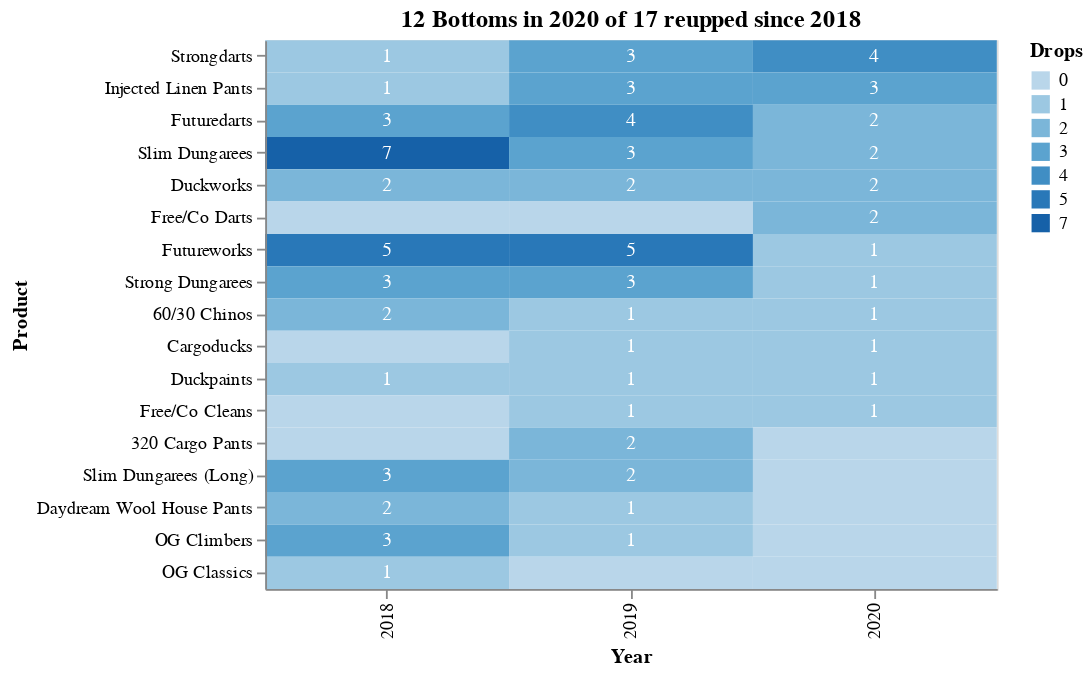

The notebook cell this image was saved under:
### Code cell
bottoms_df = reups_df.loc[('Bottom', 'Pants'), 2018:2020].dropna(axis=0, how='all')
title_bottoms = "{} Bottoms in 2020 of {} reupped since 2018".format(len(bottoms_df.loc[:,2020].dropna()), len(bottoms_df))
plots.drop_chart(bottoms_df.sort_values(list(range(2020, 2018, -1)), ascending=False)).properties(title=title_bottoms)

### Figure 1 — Vega-Lite specification as saved in the notebook (floating-point values rounded to 4 significant figures)
{"$schema": "https://vega.github.io/schema/vega-lite/v3.4.0.json", "config": {"mark": {"tooltip": null}, "view": {"height": 300, "width": 400}}, "data": {"name": "data-5cf3c6de64ad698d8fc326d112bec90a"}, "datasets": {"data-5cf3c6de64ad698d8fc326d112bec90a": [{"Drops": 1, "Product": "Strongdarts", "Year": 2018, "Year Drop Total": 34, "Year Product Count": 13}, {"Drops": 1, "Product": "Injected Linen Pants", "Year": 2018, "Year Drop Total": 34, "Year Product Count": 13}, {"Drops": 3, "Product": "Futuredarts", "Year": 2018, "Year Drop Total": 34, "Year Product Count": 13}, {"Drops": 7, "Product": "Slim Dungarees", "Year": 2018, "Year Drop Total": 34, "Year Product Count": 13}, {"Drops": 2, "Product": "Duckworks", "Year": 2018, "Year Drop Total": 34, "Year Product Count": 13}, {"Drops": 0, "Product": "Free/Co Darts", "Year": 2018, "Year Drop Total": 34, "Year Product Count": 13}, {"Drops": 5, "Product": "Futureworks", "Year": 2018, "Year Drop Total": 34, "Year Product Count": 13}, {"Drops": 3, "Product": "Strong Dungarees", "Year": 2018, "Year Drop Total": 34, "Year Product Count": 13}, {"Drops": 2, "Product": "60/30 Chinos", "Year": 2018, "Year Drop Total": 34, "Year Product Count": 13}, {"Drops": 0, "Product": "Cargoducks", "Year": 2018, "Year Drop Total": 34, "Year Product Count": 13}, {"Drops": 1, "Product": "Duckpaints", "Year": 2018, "Year Drop Total": 34, "Year Product Count": 13}, {"Drops": 0, "Product": "Free/Co Cleans", "Year": 2018, "Year Drop Total": 34, "Year Product Count": 13}, {"Drops": 0, "Product": "320 Cargo Pants", "Year": 2018, "Year Drop Total": 34, "Year Product Count": 13}, {"Drops": 3, "Product": "Slim Dungarees (Long)", "Year": 2018, "Year Drop Total": 34, "Year Product Count": 13}, {"Drops": 2, "Product": "Daydream Wool House Pants", "Year": 2018, "Year Drop Total": 34, "Year Product Count": 13}, {"Drops": 3, "Product": "OG Climbers", "Year": 2018, "Year Drop Total": 34, "Year Product Count": 13}, {"Drops": 1, "Product": "OG Classics", "Year": 2018, "Year Drop Total": 34, "Year Product Count": 13}, {"Drops": 3, "Product": "Strongdarts", "Year": 2019, "Year Drop Total": 33, "Year Product Count": 15}, {"Drops": 3, "Product": "Injected Linen Pants", "Year": 2019, "Year Drop Total": 33, "Year Product Count": 15}, {"Drops": 4, "Product": "Futuredarts", "Year": 2019, "Year Drop Total": 33, "Year Product Count": 15}, {"Drops": 3, "Product": "Slim Dungarees", "Year": 2019, "Year Drop Total": 33, "Year Product Count": 15}, {"Drops": 2, "Product": "Duckworks", "Year": 2019, "Year Drop Total": 33, "Year Product Count": 15}, {"Drops": 0, "Product": "Free/Co Darts", "Year": 2019, "Year Drop Total": 33, "Year Product Count": 15}, {"Drops": 5, "Product": "Futureworks", "Year": 2019, "Year Drop Total": 33, "Year Product Count": 15}, {"Drops": 3, "Product": "Strong Dungarees", "Year": 2019, "Year Drop Total": 33, "Year Product Count": 15}, {"Drops": 1, "Product": "60/30 Chinos", "Year": 2019, "Year Drop Total": 33, "Year Product Count": 15}, {"Drops": 1, "Product": "Cargoducks", "Year": 2019, "Year Drop Total": 33, "Year Product Count": 15}, {"Drops": 1, "Product": "Duckpaints", "Year": 2019, "Year Drop Total": 33, "Year Product Count": 15}, {"Drops": 1, "Product": "Free/Co Cleans", "Year": 2019, "Year Drop Total": 33, "Year Product Count": 15}, {"Drops": 2, "Product": "320 Cargo Pants", "Year": 2019, "Year Drop Total": 33, "Year Product Count": 15}, {"Drops": 2, "Product": "Slim Dungarees (Long)", "Year": 2019, "Year Drop Total": 33, "Year Product Count": 15}, {"Drops": 1, "Product": "Daydream Wool House Pants", "Year": 2019, "Year Drop Total": 33, "Year Product Count": 15}, {"Drops": 1, "Product": "OG Climbers", "Year": 2019, "Year Drop Total": 33, "Year Product Count": 15}, {"Drops": 0, "Product": "OG Classics", "Year": 2019, "Year Drop Total": 33, "Year Product Count": 15}, {"Drops": 4, "Product": "Strongdarts", "Year": 2020, "Year Drop Total": 21, "Year Product Count": 12}, {"Drops": 3, "Product": "Injected Linen Pants", "Year": 2020, "Year Drop Total": 21, "Year Product Count": 12}, {"Drops": 2, "Product": "Futuredarts", "Year": 2020, "Year Drop Total": 21, "Year Product Count": 12}, {"Drops": 2, "Product": "Slim Dungarees", "Year": 2020, "Year Drop Total": 21, "Year Product Count": 12}, {"Drops": 2, "Product": "Duckworks", "Year": 2020, "Year Drop Total": 21, "Year Product Count": 12}, {"Drops": 2, "Product": "Free/Co Darts", "Year": 2020, "Year Drop Total": 21, "Year Product Count": 12}, {"Drops": 1, "Product": "Futureworks", "Year": 2020, "Year Drop Total": 21, "Year Product Count": 12}, {"Drops": 1, "Product": "Strong Dungarees", "Year": 2020, "Year Drop Total": 21, "Year Product Count": 12}, {"Drops": 1, "Product": "60/30 Chinos", "Year": 2020, "Year Drop Total": 21, "Year Product Count": 12}, {"Drops": 1, "Product": "Cargoducks", "Year": 2020, "Year Drop Total": 21, "Year Product Count": 12}, {"Drops": 1, "Product": "Duckpaints", "Year": 2020, "Year Drop Total": 21, "Year Product Count": 12}, {"Drops": 1, "Product": "Free/Co Cleans", "Year": 2020, "Year Drop Total": 21, "Year Product Count": 12}, {"Drops": 0, "Product": "320 Cargo Pants", "Year": 2020, "Year Drop Total": 21, "Year Product Count": 12}, {"Drops": 0, "Product": "Slim Dungarees (Long)", "Year": 2020, "Year Drop Total": 21, "Year Product Count": 12}, {"Drops": 0, "Product": "Daydream Wool House Pants", "Year": 2020, "Year Drop Total": 21, "Year Product Count": 12}, {"Drops": 0, "Product": "OG Climbers", "Year": 2020, "Year Drop Total": 21, "Year Product Count": 12}, {"Drops": 0, "Product": "OG Classics", "Year": 2020, "Year Drop Total": 21, "Year Product Count": 12}]}, "layer": [{"encoding": {"color": {"field": "Drops", "type": "ordinal"}, "tooltip": [{"field": "Year Product Count", "type": "quantitative"}, {"field": "Year Drop Total", "type": "quantitative"}], "x": {"field": "Year", "type": "ordinal"}, "y": {"field": "Product", "sort": ["Strongdarts", "Injected Linen Pants", "Futuredarts", "Slim Dungarees", "Duckworks", "Free/Co Darts", "Futureworks", "Strong Dungarees", "60/30 Chinos", "Cargoducks", "Duckpaints", "Free/Co Cleans", "320 Cargo Pants", "Slim Dungarees (Long)", "Daydream Wool House Pants", "OG Climbers", "OG Classics"], "type": "nominal"}}, "mark": "rect"}, {"encoding": {"color": {"condition": {"test": "(datum.Drops > 0)", "value": "white"}, "value": ""}, "text": {"field": "Drops", "type": "ordinal"}, "x": {"field": "Year", "type": "ordinal"}, "y": {"field": "Product", "sort": ["Strongdarts", "Injected Linen Pants", "Futuredarts", "Slim Dungarees", "Duckworks", "Free/Co Darts", "Futureworks", "Strong Dungarees", "60/30 Chinos", "Cargoducks", "Duckpaints", "Free/Co Cleans", "320 Cargo Pants", "Slim Dungarees (Long)", "Daydream Wool House Pants", "OG Climbers", "OG Classics"], "type": "nominal"}}, "mark": {"baseline": "middle", "type": "text"}}], "title": "12 Bottoms in 2020 of 17 reupped since 2018"}
